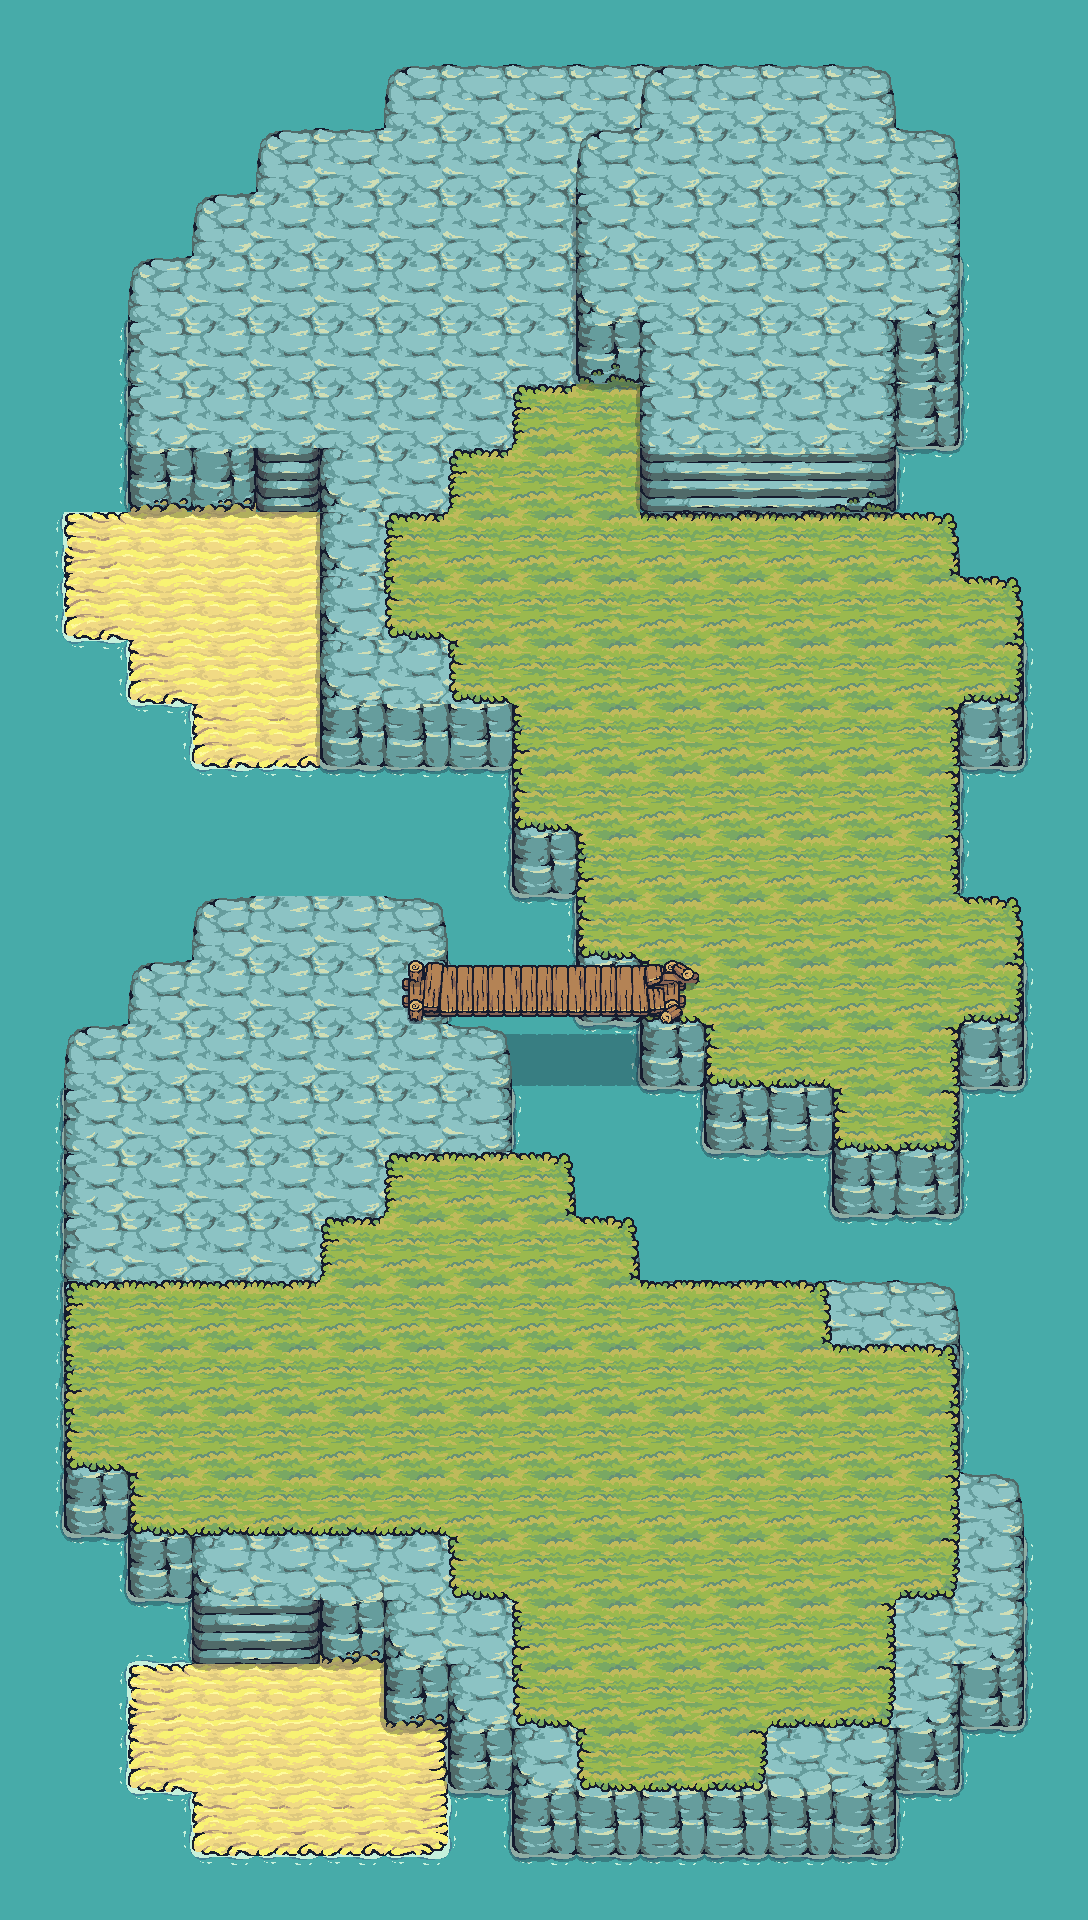

Rendered tile map (Tiled .tmx) drawn with the repository's tilesets; below, a short description and the map source with its tile grids summarised:
An orthogonal 17x30 tile map with 64x64 px tiles, 16 tile layers (0-water, 2-foam, 2-foam-2, 2-foam-3, ...), 6 tilesets.

<map version="1.10" tiledversion="1.10.2" orientation="orthogonal" renderorder="right-down" width="17" height="30" tilewidth="64" tileheight="64" infinite="0" nextlayerid="21" nextobjectid="3">
 <editorsettings>
  <export target="../scenes/level.tscn" format="tscn" />
 </editorsettings>
 <tileset firstgid="1" source="water.tsx" />
 <tileset firstgid="2" source="flat.tsx" />
 <tileset firstgid="42" source="rock.tsx" />
 <tileset firstgid="74" source="Bridge_All.tsx" />
 <tileset firstgid="86" source="Foam.tsx" />
 <tileset firstgid="158" source="shadow.tsx" />
 <layer id="1" name="0-water" width="17" height="30">
  <data>[510 cells, 510 non-empty, 1 distinct tile ids]</data>
 </layer>
 <layer id="13" name="2-foam" width="17" height="30">
  <data>[510 cells, 100 non-empty, 5 distinct tile ids]</data>
 </layer>
 <layer id="14" name="2-foam-2" width="17" height="30">
  <data>[510 cells, 17 non-empty, 2 distinct tile ids]</data>
 </layer>
 <layer id="16" name="2-foam-3" width="17" height="30">
  <data>[510 cells, 2 non-empty, 2 distinct tile ids]</data>
 </layer>
 <layer id="11" name="3-bridge-shadow" width="17" height="30">
  <data>[510 cells, 4 non-empty, 1 distinct tile ids]</data>
 </layer>
 <layer id="3" name="5-sand" width="17" height="30">
  <data>[510 cells, 32 non-empty, 8 distinct tile ids]</data>
 </layer>
 <layer id="17" name="9-ground-shadow" width="17" height="30">
  <data>[510 cells, 120 non-empty, 4 distinct tile ids]</data>
 </layer>
 <layer id="18" name="9-ground-shadow-2" width="17" height="30">
  <data>[510 cells, 16 non-empty, 3 distinct tile ids]</data>
 </layer>
 <layer id="4" name="10-ground" width="17" height="30">
  <data>[510 cells, 285 non-empty, 16 distinct tile ids]</data>
 </layer>
 <layer id="8" name="11-grass" width="17" height="30">
  <data>[510 cells, 160 non-empty, 10 distinct tile ids]</data>
 </layer>
 <layer id="9" name="12-bridge" width="17" height="30">
  <data>[510 cells, 5 non-empty, 3 distinct tile ids]</data>
 </layer>
 <layer id="12" name="12-bridge-broken" width="17" height="30">
  <data>[510 cells, 2 non-empty, 2 distinct tile ids]</data>
 </layer>
 <layer id="19" name="14-mountain-shadow" width="17" height="30">
  <data>[510 cells, 17 non-empty, 3 distinct tile ids]</data>
 </layer>
 <layer id="20" name="14-mountain-shadow-2" width="17" height="30">
  <data>[510 cells, 1 non-empty, 1 distinct tile ids]</data>
 </layer>
 <layer id="5" name="15-mountain" width="17" height="30">
  <data>[510 cells, 36 non-empty, 13 distinct tile ids]</data>
 </layer>
 <layer id="10" name="16-mountain-grass" width="17" height="30">
  <data>[510 cells, 2 non-empty, 1 distinct tile ids]</data>
 </layer>
</map>
